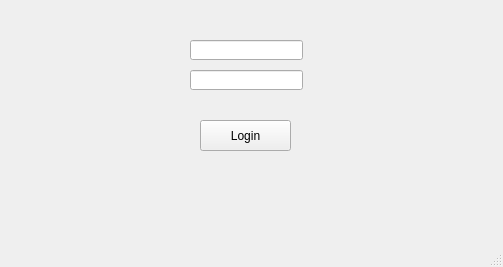
<?xml version="1.0" encoding="UTF-8"?>
<ui version="4.0">
 <class>MainWindow</class>
 <widget class="QMainWindow" name="MainWindow">
  <property name="geometry">
   <rect>
    <x>0</x>
    <y>0</y>
    <width>503</width>
    <height>267</height>
   </rect>
  </property>
  <property name="windowTitle">
   <string>MainWindow</string>
  </property>
  <widget class="QWidget" name="centralwidget">
   <widget class="QPushButton" name="loginButton">
    <property name="geometry">
     <rect>
      <x>200</x>
      <y>120</y>
      <width>91</width>
      <height>31</height>
     </rect>
    </property>
    <property name="text">
     <string>Login</string>
    </property>
   </widget>
   <widget class="QLineEdit" name="lineEdit">
    <property name="geometry">
     <rect>
      <x>190</x>
      <y>40</y>
      <width>113</width>
      <height>20</height>
     </rect>
    </property>
    <property name="font">
     <font>
      <family>MS Sans Serif</family>
     </font>
    </property>
    <property name="placeholderText">
     <string/>
    </property>
   </widget>
   <widget class="QLineEdit" name="lineEdit_2">
    <property name="geometry">
     <rect>
      <x>190</x>
      <y>70</y>
      <width>113</width>
      <height>20</height>
     </rect>
    </property>
    <property name="font">
     <font>
      <family>MS Sans Serif</family>
     </font>
    </property>
   </widget>
  </widget>
  <widget class="QMenuBar" name="menubar">
   <property name="geometry">
    <rect>
     <x>0</x>
     <y>0</y>
     <width>503</width>
     <height>21</height>
    </rect>
   </property>
  </widget>
  <widget class="QStatusBar" name="statusbar"/>
 </widget>
 <resources/>
 <connections/>
</ui>
